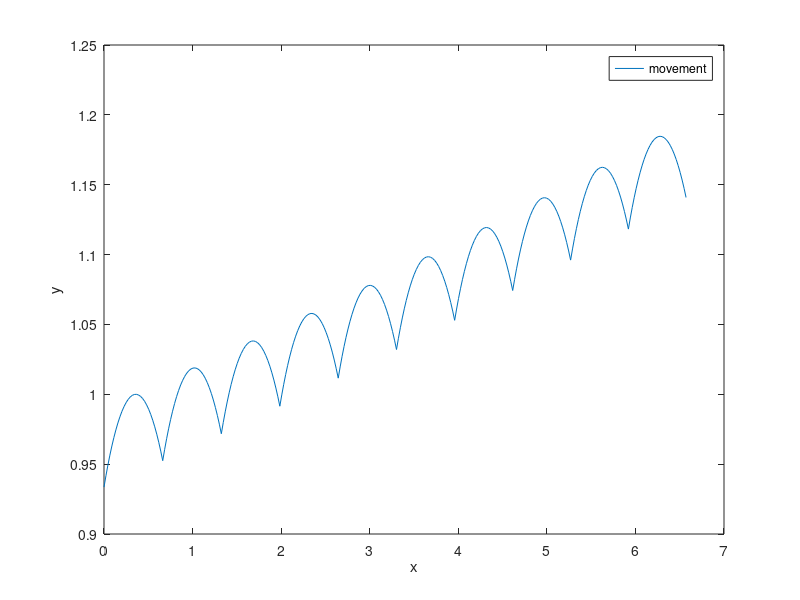
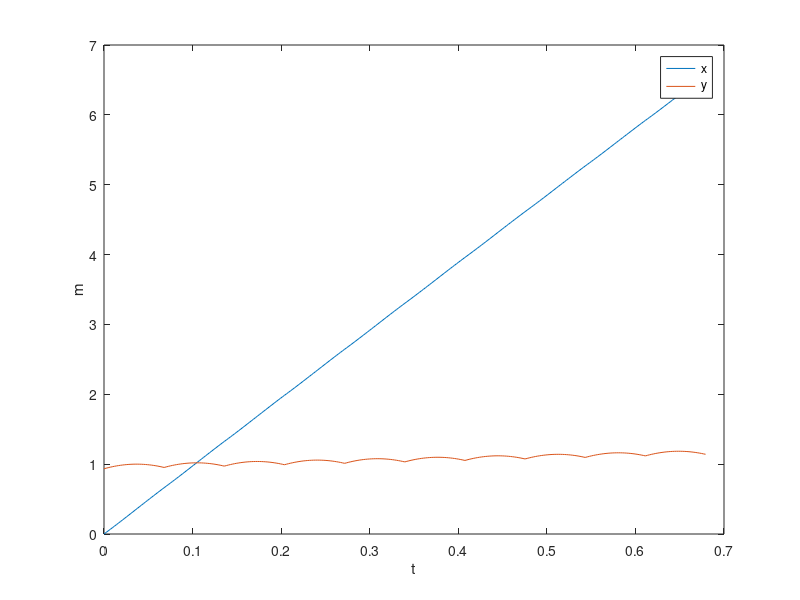

Here is the MATLAB script that generated these plots, in order:
clear all
close all
format long e

g = 9.81;
l = 1;
steps = 10; % Walking steps, physically.
angleinitdegree = -21; % starting angle
angleenddegree = 18; % when our angle passes this angle we pass from one leg to the other
angleinit = (angleinitdegree/180)*pi;
angleend = (angleenddegree/180)*pi;
angle_init_velocity = 5; % Initial angle velocity.

% Walking, angle against time: x = theta
% Differential equations:
f = @(t,x) [x(2); g*sin(x(1))/l];

% Interval over which to solve x
tspan = [0 10];

% Initial state
x0 = [angleinit; 10];
x_cord = [];
y_cord = [];
xfinal=0;
yfinal=l*cos(x0(1));
ttot = [];

% Determine t, x(t)
for i = 1:steps
    [t,x] = ode45(f, tspan, x0);
    newx = min(find((x(:,1)>angleend)));    
    if ~isempty(newx)
        newtspan = [0 t(newx)];
        [t,x] = ode45(f, newtspan, x0);
        newx = min(find((x(:,1)>angleend)));
        if ~isempty(ttot)
            ttot = [ttot; ttot(end)+t(1:newx-1)];
        else
            ttot = [t(1:newx-1)];
        end
        for j = 1:(newx-1)
            x_cord = [x_cord; xfinal+(l*sin(x(j,1))-l*sin(x(1,1)))];
            y_cord = [y_cord; yfinal+(l*cos(x(j,1))-l*cos(x(1,1)))];
        end
        x0 = [angleinit,x(newx-1,2)];
        xfinal = x_cord(end);
        yfinal = y_cord(end);
    else
        ttot=t;
        x_cord = (l*sin(x(:,1))-l*sin(x(1,1)));
        y_cord = yfinal+(l*cos(x(:,1))-l*cos(x(1,1)));
    end
end

% Plot x1, x2 and x3 against time
figure('Name', 'x against y')
plot(x_cord,y_cord)
legend('movement')
xlabel('x')
ylabel('y')

% Plot x and y against time
figure('Name', 'x and y against time')
plot(ttot, x_cord,ttot, y_cord)
legend('x', 'y')
xlabel('t')
ylabel('m')

% --------------------------------------------------------




